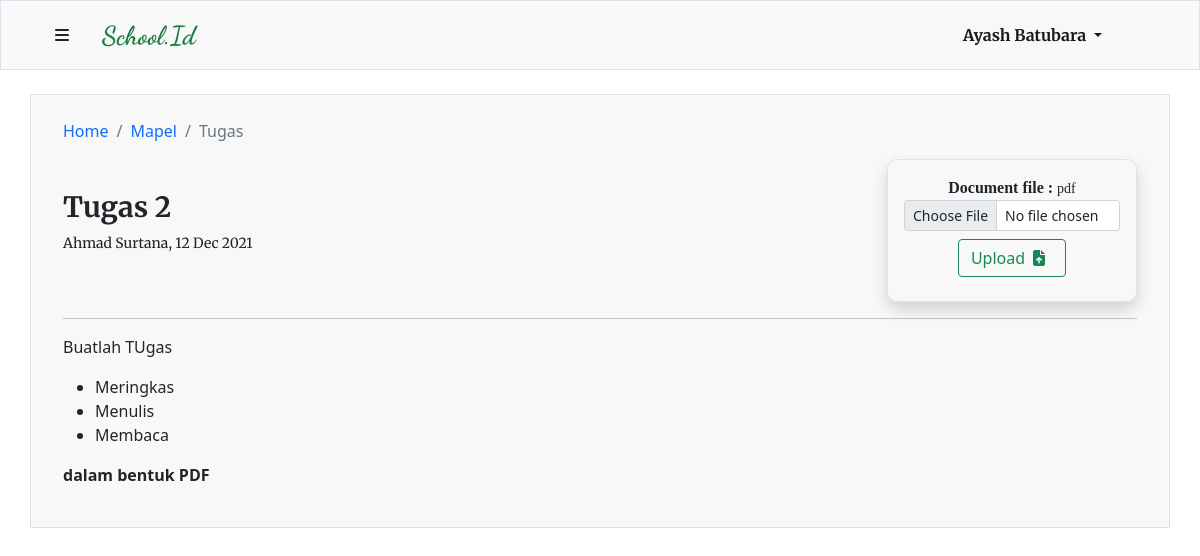
The app's page /php/viewtugas.php?tugas=8 (signed in) with its own data.
### tables this page shows
CREATE TABLE `siswa` (
  `id` int(10) UNSIGNED NOT NULL,
  `nama_siswa` varchar(200) NOT NULL,
  `NIS` char(9) NOT NULL,
  `kelas_id` int(10) UNSIGNED NOT NULL,
  `user_id` int(10) UNSIGNED NOT NULL
);

CREATE TABLE `tugas` (
  `id` int(10) UNSIGNED NOT NULL,
  `nama_tugas` varchar(200) NOT NULL,
  `deskripsi` text NOT NULL,
  `deadline` date DEFAULT NULL,
  `created_at` timestamp NOT NULL DEFAULT current_timestamp(),
  `guru` int(10) UNSIGNED NOT NULL,
  `kelas` int(10) UNSIGNED NOT NULL
);

CREATE TABLE `guru` (
  `id` int(10) UNSIGNED NOT NULL,
  `nama_guru` varchar(200) NOT NULL,
  `NIG` char(9) NOT NULL,
  `mapel_id` int(10) UNSIGNED NOT NULL,
  `user_id` int(10) UNSIGNED NOT NULL
);

### php/function.php (called while the page is built, shortened)
<?php
$connection = mysqli_connect("localhost","root","","tubes");
function show($query) {
    global $connection;
    $box = [];
    $result = mysqli_query($connection, $query);
    while($row = mysqli_fetch_assoc($result)) {
        $box[] = $row;
    }
    return $box;
}
?>

### php/viewtugas.php (the view, shortened to what this page needs)
<?php
require 'function.php';
$tugasID = $_GET["tugas"];
$mapelID = $_GET["mapel"];
$viewtugas = show("SELECT * FROM tugas JOIN guru ON tugas.guru = guru.id WHERE tugas.id = $tugasID")[0];
?>
<!DOCTYPE html>
<html lang="en">
<head>
    <link href="https://cdn.jsdelivr.net/npm/bootstrap@5.1.3/dist/css/bootstrap.min.css" rel="stylesheet">
    <link rel="stylesheet" href="style/navbar.css">
    <link rel="stylesheet" href="style/viewtugas.css">
</head>
<body>
    <?php include'navbar.php' ?>
        <div class="container py-4 my-4 px-2 border">
            <nav aria-label="breadcrumb" class="mx-4">
                <ol class="breadcrumb">
                    <li class="breadcrumb-item"><a href="dashboard.php">Home</a></li>
                    <li class="breadcrumb-item"><a href="viewmapel.php?mapel=<?=$mapelID?>">Mapel</a></li>
                    <li class="breadcrumb-item active" aria-current="page">Tugas</li>
                </ol>
            </nav>
                <div class="header d-flex">
                    <div class="header-description">
                        <div class="px-4">
                            <h3 class="task-title"><?=$viewtugas["nama_tugas"]?></h3>
                        </div>
                        <div class="guru px-4">
                            <?php $date = date('d M Y',strtotime($viewtugas["created_at"]));?>
                            <p><?=$viewtugas["nama_guru"]?>, <?=$date?></p>
                        </div>
                    </div>
                    <div class="sbmt-task px-4">
                        <div class="box-sbmt border shadow px-3 py-3">
                            <?php
                             $siswaID = $data["id"];
                             $check = mysqli_query($connection, "SELECT * FROM jawaban WHERE siswa = $siswaID AND tugas = $tugasID");
                             $checkJawaban = mysqli_num_rows($check);
                            ?>
                            <?php if($checkJawaban == 0) : ?>
                                <form method="POST" enctype="multipart/form-data">
                                    <p class="my-0 mx-auto">Document file : <span>pdf</span></p>
                                    <input  type="file" id="formFile" class="form-control-sm form-control" name="file">
                                    <button class="btn mx-auto btn-outline-success my-2" name="upload">Upload<i class="mx-2 fas fa-file-upload"></i></button>
                                </form>
                            <?php endif ; ?>
                        </div>
                    </div>
                </div>
                <div class="px-4 my-3">
                    <hr style="width:100%;text-align:left;margin-left:0">
                </div>
                <div class="konten-tugas my-2 px-4">
                        <p><?=$viewtugas["deskripsi"]?></p>
                </div>
        </div>
</body>
</html>

### php/navbar.php (shortened to what this page needs)
<?php
$connection = mysqli_connect("localhost","root","","tubes");
$id = $_SESSION["userID"];
if(isset($_SESSION["admin"])) {
    $admin = mysqli_query($connection, "SELECT username FROM user WHERE id = $id");
    $data = mysqli_fetch_assoc($admin);
} elseif (isset($_SESSION["member"])) {
    if ($_SESSION["member"] === "siswa") {
            $namaSiswa = mysqli_query($connection, "SELECT * FROM siswa WHERE user_id = $id");
            $data = mysqli_fetch_assoc($namaSiswa);
    }
}
?>
    <nav class="navbar navbar-expand-lg navbar-light bg-light container-fluid border sticky-top">
        <div class="container navbar-head">
         <div class="logo">
            <button class="btn" type="button" data-bs-toggle="offcanvas" data-bs-target="#offcanvasRight" aria-controls="offcanvasRight"><i class="fas fa-bars"></i></button>
            <?php if(isset($_SESSION["admin"])) : ?>
                <a class="navbar-brand" href="admin.php">School.Id</a>
            <?php else : ?>
                <a class="navbar-brand" href="dashboard.php">School.Id</a>
            <?php endif ; ?>
         </div>
          <div class="login-register collapse navbar-collapse" id="navbarSupportedContent">
            <ul class="navbar-nav me-auto mb-2 mb-lg-0">
              <li class="nav-item dropdown">
                <a class="nav-link dropdown-toggle active me-5" href="" id="navbarDropdown" role="button" data-bs-toggle="dropdown" aria-expanded="false">
                    <?php if(isset($_SESSION["admin"])) : ?>
                         <?=$data["username"] ; ?>
                    <?php elseif($_SESSION["member"] === "siswa") :?>
                        <?=$data["nama_siswa"] ; ?>
                    <?php else :?>
                        <?=$data["nama_guru"] ; ?>
                    <?php endif ; ?>
                </a>
              </li>
            </ul>
          </div>
        </div>
    </nav>

### php/style/navbar.css (style rules this page uses)
* { margin: 0; padding: 0; box-sizing: border-box; }
.navbar { background-color: #f8f8f8; height: 70px; }
.navbar-brand { text-align: center; font-weight: 900 !important; font-size : 26px; margin: 0; padding: 0 20px; font-family: 'Dancing Script'; color: #1E7B40 !important; }
.navbar .logo { display: flex; text-align: center; }
.navbar .login-register { flex-grow: 0; font-family: 'Merriweather'; font-weight: bolder; }

### php/style/viewtugas.css (style rules this page uses)
* { margin: 0; padding: 0; box-sizing: border-box; }
.container { background-color: #f8f8f8; }
.breadcrumb-item a { text-decoration: none; }
.task-title { font-family: 'Merriweather'; font-weight: bolder; }
.guru p { font-family: "Merriweather"; font-size: 14px; }
.d-flex { justify-content: space-between; align-items: center; }
.box-sbmt { width: 250px; border-radius: 10px; }
.box-sbmt p { width: 100%; text-align: center; font-family: 'Roboto Consended'; font-weight: bold; }
.box-sbmt p span { font-size: 14px; font-weight: normal; }
.box-sbmt button { width: fit-content; display: block; }
.box-sbmt input[type="file"] { width: 100%; }
.konten-tugas { width: 80%; }
.konten-tugas p { font-size: 16px; font-weight: normal; }

### records on screen
siswa: nama_siswa "Ayash Batubara"
tugas: nama_tugas "Tugas 2", guru.nama_guru "Ahmad Surtana", created_at "12 Dec 2021", deskripsi "Buatlah TUgas Meringkas Menulis Membaca dalam bentuk PDF"
